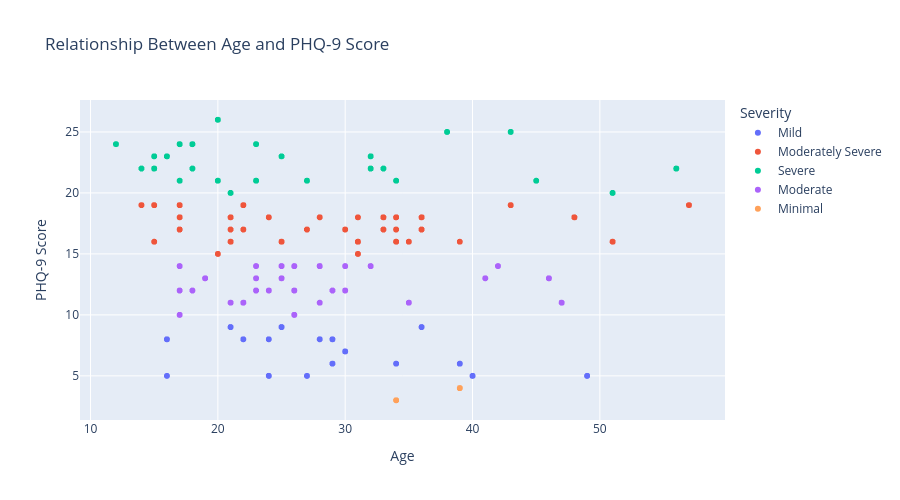

Notebook cell for this chart:
### Code cell
fig = px.scatter(
    df.dropna(subset=["age"]),
    x="age",
    y="phq9_score",
    color="Severity",
    title="Relationship Between Age and PHQ-9 Score",
    labels={"age": "Age", "phq9_score": "PHQ-9 Score"}
)

fig.update_layout(
    width=900,
    height=500
)

fig.show()

### Figure 1 — Plotly figure (JSON) as saved in the notebook; plotly's stock layout.template omitted (floating-point values rounded to 4 significant figures; data arrays with more than 128 entries replaced by an {"elided": "..."} marker saying what was removed)
{"data": [{"hovertemplate": "Severity=Mild<br>Age=%{x}<br>PHQ-9 Score=%{y}<extra></extra>", "legendgroup": "Mild", "marker": {"color": "#636efa", "symbol": "circle"}, "mode": "markers", "name": "Mild", "showlegend": true, "type": "scattergl", "x": {"elided": "1104 float values"}, "xaxis": "x", "y": {"elided": "1104 float values"}, "yaxis": "y"}, {"hovertemplate": "Severity=Moderately Severe<br>Age=%{x}<br>PHQ-9 Score=%{y}<extra></extra>", "legendgroup": "Moderately Severe", "marker": {"color": "#EF553B", "symbol": "circle"}, "mode": "markers", "name": "Moderately Severe", "showlegend": true, "type": "scattergl", "x": {"elided": "3236 float values"}, "xaxis": "x", "y": {"elided": "3236 float values"}, "yaxis": "y"}, {"hovertemplate": "Severity=Severe<br>Age=%{x}<br>PHQ-9 Score=%{y}<extra></extra>", "legendgroup": "Severe", "marker": {"color": "#00cc96", "symbol": "circle"}, "mode": "markers", "name": "Severe", "showlegend": true, "type": "scattergl", "x": {"elided": "2294 float values"}, "xaxis": "x", "y": {"elided": "2294 float values"}, "yaxis": "y"}, {"hovertemplate": "Severity=Moderate<br>Age=%{x}<br>PHQ-9 Score=%{y}<extra></extra>", "legendgroup": "Moderate", "marker": {"color": "#ab63fa", "symbol": "circle"}, "mode": "markers", "name": "Moderate", "showlegend": true, "type": "scattergl", "x": {"elided": "2305 float values"}, "xaxis": "x", "y": {"elided": "2305 float values"}, "yaxis": "y"}, {"hovertemplate": "Severity=Minimal<br>Age=%{x}<br>PHQ-9 Score=%{y}<extra></extra>", "legendgroup": "Minimal", "marker": {"color": "#FFA15A", "symbol": "circle"}, "mode": "markers", "name": "Minimal", "showlegend": true, "type": "scattergl", "x": {"elided": "755 float values"}, "xaxis": "x", "y": {"elided": "755 float values"}, "yaxis": "y"}], "layout": {"height": 500, "legend": {"title": {"text": "Severity"}, "tracegroupgap": 0}, "title": {"text": "Relationship Between Age and PHQ-9 Score"}, "width": 900, "xaxis": {"anchor": "y", "domain": [0, 1], "title": {"text": "Age"}}, "yaxis": {"anchor": "x", "domain": [0, 1], "title": {"text": "PHQ-9 Score"}}}}
